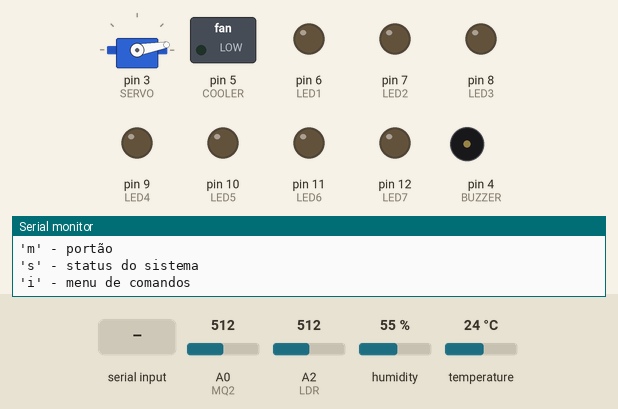
Recording of a sketch running on a simulated Arduino Mega 2560, built with avr-gcc and run on an emulated ATmega2560. Parts: servo, switched loads named in the sketch (green lamp = pin HIGH), output pins drawn as LEDs (lit = HIGH), buzzer (waves = sounding), the last lines printed to the serial monitor. Inputs (shaded band) come from the test bench; at power-on: A2 (LDR) = 512, A0 (MQ2) = 512, humidity 55 %, temperature 24 °C. Pins used as bus, display or sensor lines are not drawn.

Above: at 1.5 s.
1.6 s: byte 108 ('l') received over Serial
At 6.6 s:
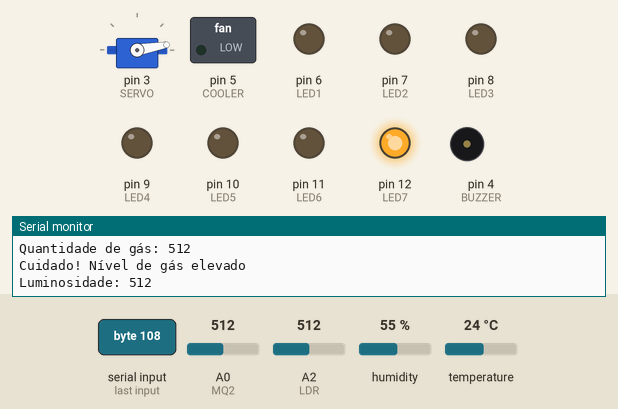
15.6 s: A2 (LDR) set to 691
21.6 s: A2 (LDR) set to 706
At 26.4 s:
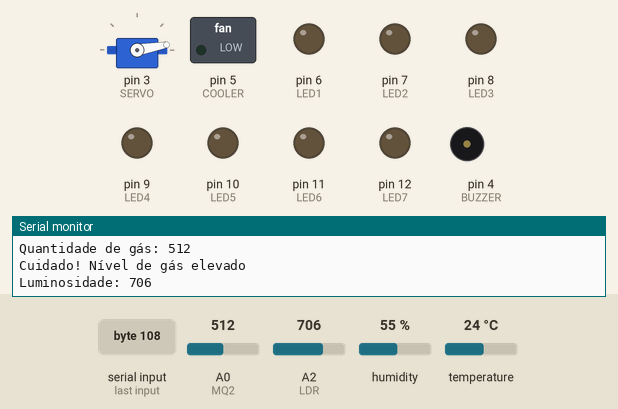
35.6 s: "1" received over Serial
At 37.0 s:
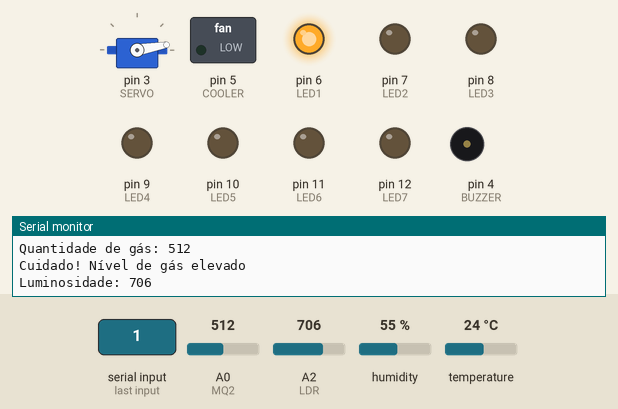
46.9 s: byte 99 ('c') received over Serial
At 48.0 s:
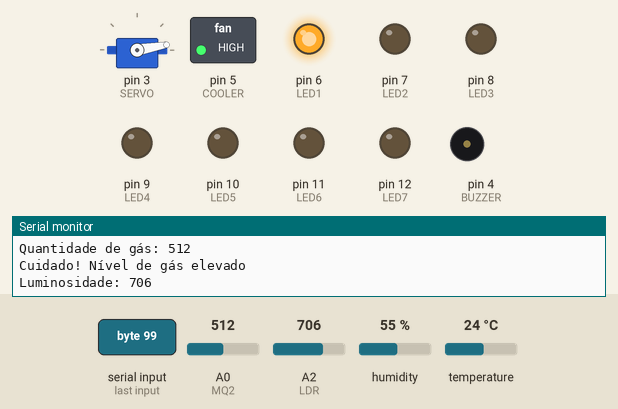
56.9 s: byte 109 ('m') received over Serial
At 58.2 s:
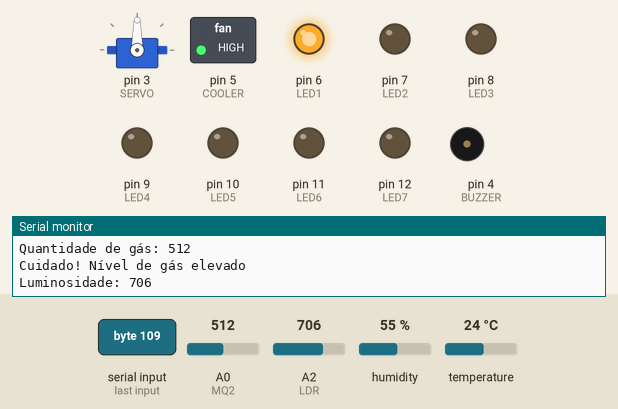
Timing chart, 0 to 59.9 s (numbered marks = the images above; inputs shaded):
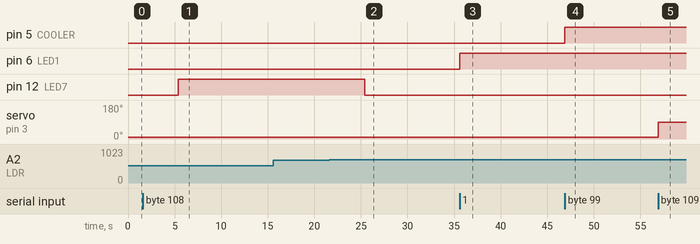

Measured:
- the behaviour switches between 699 and 700 on A2 (LDR) (found by bisection; images 1 and 2)
- after the input at 1.6 s, pin 12 (LED7): LOW → HIGH after 3.8 s
- after the input at 21.6 s, pin 12 (LED7): HIGH → LOW after 3.8 s
- after the input at 35.6 s, pin 6 (LED1): LOW → HIGH at once
- after the input at 46.9 s, pin 5 (COOLER): LOW → HIGH at once
- after the input at 56.9 s, servo on pin 3 (SERVO): 10° → 90° at once

The sketch:

casa_automatizada.ino
```cpp
/*
   casa_automatizada.ino
        Aplicação para automatizar uma maquete, utilizando sensores, LEDs e outros componentes.
        O controle da aplicação é feito via teclado.

                  Arduino Mega
                -----------------
            /|\|              A0 |- <-- MQ2
             | |              A1 |- <-- DHT
             --| RST          A2 |- <-- LDR
               |                 |
   LED1  <---  | D6              |
   LED2  <---  | D7              |        -+
   LED3  <---  | D8              |- <- Rx  -  Cabo USB
   LED4  <---  | D9              |- -> Tx  -
   LED5  <---  | D10             |        -+
   LED6  <---  | D11             |
   LED7  <---  | D12             |
  SERVO  <---  | D3          D51 |- <-- PIR
  BUZZER <---  | D4              |
  COOLER <---  | D5              |

*/

/*Inclusão de bibliotecas necessárias*/
#include <Servo.h> // para uso de servomotores
#include "DHT.h"   // para uso de sensores DHT

/*Declaração da conexão dos componentes nos pinos*/
#define LED1 6
#define LED2 7
#define LED3 8
#define LED4 9
#define LED5 10
#define LED6 11
#define LED7 12
#define SERVO 3
#define BUZZER 4
#define COOLER 5


#define PIR    51   //sensor de presença
#define MQ2    A0   //sensor de gás
#define DHTPIN A1   //sensor de temperatura e umidade
#define LDR    A2   //sensor de luminosidade


#define DHTTYPE DHT11 // define modelo do sensor DHT como DHT 11

DHT dht(DHTPIN, DHTTYPE); //configura um sensor DHT com o modelo e o pino utilizado
Servo s;                  //define um objeto do tipo servo

/*variáveis globais*/
bool alarme = false;        //variavel para ligar e desligar o sistema de alarme
bool sistema_PIR = false;   //variavel para ligar e desligar o sistema PIR
bool sistema_cooler = false;//variavel para ligar e desligar o sistema de refrigeração
bool sistema_LDR = false;   //variavel para ligar e desligar o sistema de iluminação do jardim
bool portao = false;        //variavel para controlar se o portão abre ou fecha
int limite_gas = 320;     //definine valor máximo de gás (nível de gás normal)
int limite_luz = 700;     //define luminosidade limite para acender a luz do jardim
float limite_temp = 23;   //define temperatura limite para acionar ventilador

/*declaração das funções*/
void ler_comandos();
void ler_PIR (unsigned long tempo_atual);
void ler_DHT (unsigned long tempo_atual);
void ler_MQ2(unsigned long tempo_atual);
void ler_LDR(unsigned long tempo_atual);
void controle_portao (bool portao);
void status_sistema ();
void menu ();

void setup() {

  /*Inicializa monitor serial*/
  Serial.begin(9600);

  /*Inicializa sensor DHT*/
  dht.begin();

  /*Inicializa servomotor*/
  s.attach(SERVO); //associa pino digital ao servo
  s.write(10);     //inicia o motor na posição 10°

  /*Inicializa pinos de entrada e saída*/
  pinMode(LED1, OUTPUT);
  pinMode(LED2, OUTPUT);
  pinMode(LED3, OUTPUT);
  pinMode(LED4, OUTPUT);
  pinMode(LED5, OUTPUT);
  pinMode(LED6, OUTPUT);
  pinMode(LED7, OUTPUT);
  pinMode(COOLER, OUTPUT);
  pinMode(BUZZER, OUTPUT);

  pinMode(PIR, INPUT);
  pinMode(MQ2, INPUT);


  /*Buzzer se inicia desligado*/
  digitalWrite(BUZZER, HIGH);

 /*Exibe o menu de comandos*/
  menu();
}

void loop() {

  unsigned long meu_tempo_atual = millis(); //variável utilizada para temporizar as tarefas

  /*Chama as funções de cada tarefa a ser executada*/
  ler_comandos();
  ler_PIR(meu_tempo_atual);
  ler_DHT(meu_tempo_atual);
  ler_MQ2(meu_tempo_atual);
  ler_LDR(meu_tempo_atual);

}

/*função para ler comandos do usuário, passados pelo teclado*/
void ler_comandos() {
  if (Serial.available() != 0)
  {
    char tecla;    //tecla digitada pelo usuário
    tecla = Serial.read();

    //Cada tecla realiza uma ação
    switch (tecla)
    {
      case '1':
        digitalWrite(LED1, !digitalRead(LED1));
        break;
      case '2':
        digitalWrite(LED2, !digitalRead(LED2));
        break;
      case '3':
        digitalWrite(LED3, !digitalRead(LED3));
        break;
      case '4':
        digitalWrite(LED4, !digitalRead(LED4));
        break;
      case '5':
        digitalWrite(LED5, !digitalRead(LED5));
        break;
      case '6':
        digitalWrite(LED6, !digitalRead(LED6));
        break;
      case '7':
        digitalWrite(LED7, !digitalRead(LED7));
        break;
      case 'a':
        alarme = !alarme;
        break;
      case 'p':
        sistema_PIR = !sistema_PIR;
        break;
      case 't':
        sistema_cooler = !sistema_cooler;
        digitalWrite(COOLER, LOW);
        break;
      case 'c':
        digitalWrite(COOLER, !digitalRead(COOLER));
        break;
      case 'l':
        sistema_LDR = !sistema_LDR;
        break;
      case 'm':
        portao = !portao;
        controle_portao (portao);
        break;
      case 's':
        status_sistema();
        break;
      case 'i':
        menu ();
        break;
      default:
        break;
    }
  }

}

/*Variáveis globais para temporizar a tarefa*/
const unsigned long periodo_ler_PIR = 1000;
unsigned long tempo_ler_PIR = millis();

/*  Verifica se o sensor PIR está ativado e controla LED e buzzer */
void ler_PIR (unsigned long tempo_atual)
{
  /*Inicia a função de leitura do PIR se o sistema estiver ligado*/
  if (sistema_PIR == true)
  {
    /* Verifica o sensor caso tenha passado o periodo de tempo definido */
    if (tempo_atual - tempo_ler_PIR > periodo_ler_PIR)
    {
      tempo_ler_PIR = tempo_atual;

      if ((digitalRead (PIR)) == HIGH) //Se houver movimento faz:
      {
        Serial.println("Alerta! Presença detectada");
        digitalWrite(LED6, HIGH);  //liga LED
        if (alarme == true)        //Se o sistema de alarme estiver ligado:
        { //liga buzzer
          for (int x = 180; x > 0; x--)
          {
            float seno;
            int frequencia;
            //converte graus para radiando e depois obtém o valor do seno
            seno = (sin(x * 3.1416 / 180));
            //gera uma frequência a partir do valor do seno
            //variando de 1000 a 2000 Hz
            frequencia = 1000 + (int(seno * 1000));
            tone(BUZZER, frequencia);
            delay(2);
          }
          noTone(BUZZER);             //Desliga buzzer
          digitalWrite(BUZZER, HIGH);
        }

      }
      else   //Se não houver movimento :
        digitalWrite(LED6, LOW);    //Desliga LED


    }
  }
}

/*Variáveis globais para temporizar a tarefa*/
const unsigned long periodo_ler_DHT = 10000;
unsigned long tempo_ler_DHT = millis();

/*Lê temperatura e umidade exibe para o usuário e liga ventilador*/
void ler_DHT(unsigned long tempo_atual)
{
  /* Verifica o sensor caso tenha passado o periodo de tempo definido */
  if (tempo_atual - tempo_ler_DHT > periodo_ler_DHT)
  {
    tempo_ler_DHT = tempo_atual;
    // A leitura da temperatura e umidade pode levar 250ms!
    // O atraso do sensor pode chegar a 2 segundos.
    float h = dht.readHumidity();    //Lê o valor da umidade
    float t = dht.readTemperature(); //Lê o valor da temperatura

    /* testa se retorno é valido, caso contrário algo está errado.*/
    if (isnan(t) || isnan(h))
    {
      Serial.println("Falha na leitura do DHT");
    }
    else
    {
      /*Exibe temperatura e umidade no monitor serial*/
      Serial.print("Umidade: ");
      Serial.print(h);
      Serial.print("% ");
      Serial.print(" Temperatura: ");
      Serial.print(t);
      Serial.println("ºC");
    }
    /*Se o sistema de refrigeração estiver ligado:*/
    if (sistema_cooler == true)
    {
      /*verifica se a temperatura for maior que o limite definido:*/
      if ((t > limite_temp))
        digitalWrite(COOLER, HIGH); //liga ventilador
      else
        digitalWrite(COOLER, LOW);  //desliga ventilador
    }

  }
}

/*Variáveis globais para temporizar a tarefa*/
const unsigned long periodo_ler_MQ2 = 5000;
unsigned long tempo_ler_MQ2 = millis();

/*Lê o sensor de gas exibe para o usuário e liga buzzer*/
void ler_MQ2(unsigned long tempo_atual)
{
  /* Verifica o sensor caso tenha passado o periodo de tempo definido */
  if (tempo_atual - tempo_ler_MQ2 > periodo_ler_MQ2)
  {
    tempo_ler_MQ2 = tempo_atual;
    int gas = analogRead(MQ2);           //variável que recebe o valor lido no pino analógico
    Serial.print("Quantidade de gás: ");
    Serial.println(gas);                 // Exibe o valor lido no monitor serial

    /*se o valor lido for maior que a quantidade limite de gás ativa o buzzer*/
    if (gas > limite_gas)
    {
      Serial.println("Cuidado! Nível de gás elevado");
      for (int x = 0; x < 180; x++)
      {
        float seno;
        int frequencia;
        //converte graus para radiando e depois obtém o valor do seno
        seno = (sin(x * 3.1416 / 180));
        //gera uma frequência a partir do valor do seno
        //variando de 1000 a 2000 Hz
        frequencia = 1000 + (int(seno * 1000));
        tone(BUZZER, frequencia);
        delay(2);
      }
      noTone(BUZZER);
      digitalWrite(BUZZER, HIGH);
    }
  }
}


/*Variáveis globais para temporizar a tarefa*/
const unsigned long periodo_ler_LDR = 5000;
unsigned long tempo_ler_LDR = millis();

/*Lê o sensor LDR e controla LED*/
void ler_LDR(unsigned long tempo_atual)
{
  /*Inicia a função de leitura do LDR se o sistema estiver ligado*/
  if (sistema_LDR == true)
  {
    /* Verifica o sensor caso tenha passado o periodo de tempo definido */
    if (tempo_atual - tempo_ler_LDR > periodo_ler_LDR)
    {

      tempo_ler_LDR = tempo_atual;
      int luminosidade = analogRead(LDR); //variável que recebe o valor lido no pino analógico
      Serial.print("Luminosidade: ");
      Serial.println(luminosidade);       //exibe o valor lido no monitor serial

      /*Se a luminosidade for menor que o limite definido acende o LED */
      if (luminosidade < limite_luz)
        digitalWrite(LED7, HIGH);

      else
        digitalWrite(LED7, LOW);

    }
  }
}

/*Abre e fecha o portão de acordo com a variável recebida*/
void controle_portao (bool c_portao)
{
  int pos; //posição do servo

  /*Abre o portão*/
  if (c_portao == true)
  {
    /*Varia o ângulo do motor de 10 a 140*/
    for (pos = 10; pos <= 90; pos++)
    {
      s.write(pos);
    }
  }
  /*Fecha o portão*/
  else if(c_portao == false)
  {
    /*Varia o ângulo do motor de 140 a 10*/
    for (pos = 90; pos >= 10; pos--)
    {
      s.write(pos);
    }
  }

}

/*Exibe no monitor serial o status de cada função do sistema*/
void status_sistema ()
{
  if (sistema_PIR == true)
  {
    Serial.println("Sistema de detecção de presença: ligado");
    if (alarme == true)
      Serial.println("Sistema de alarme: ligado");
    else
      Serial.println("Sistema de alarme: desligado");
  }
  else
  {
    Serial.println("Sistema de detecção de presença: desligado");
    Serial.println("Sistema de alarme: desligado");
  }

  if (sistema_cooler == true)
    Serial.println("Sistema de refrigeração: ligado");
  else
    Serial.println("Sistema de refrigeração: desligado");

  if (sistema_LDR == true)
    Serial.println("Sistema de iluminação do jardim: ligado");
  else
    Serial.println("Sistema de iluminação do jardim: desligado");

}

void menu()
{
  Serial.println("Menu de comandos: ");
  Serial.println("'1' - luz do quarto 2");
  Serial.println("'2' - luz do banheiro");
  Serial.println("'3' - luz do quarto 1");
  Serial.println("'4' - luz da cozinha");
  Serial.println("'5' - luz da sala");
  Serial.println("'6' - luz da varanda");
  Serial.println("'7' - luz do jardim");
  Serial.println("'a' - sistema de alarme");
  Serial.println("'p' - sensor de presença");
  Serial.println("'t' - sistema de refrigeração");
  Serial.println("'c' - cooler");
  Serial.println("'l' - sistema de iluminação do jardim");
  Serial.println("'m' - portão");
  Serial.println("'s' - status do sistema");
  Serial.println("'i' - menu de comandos");
}
```
